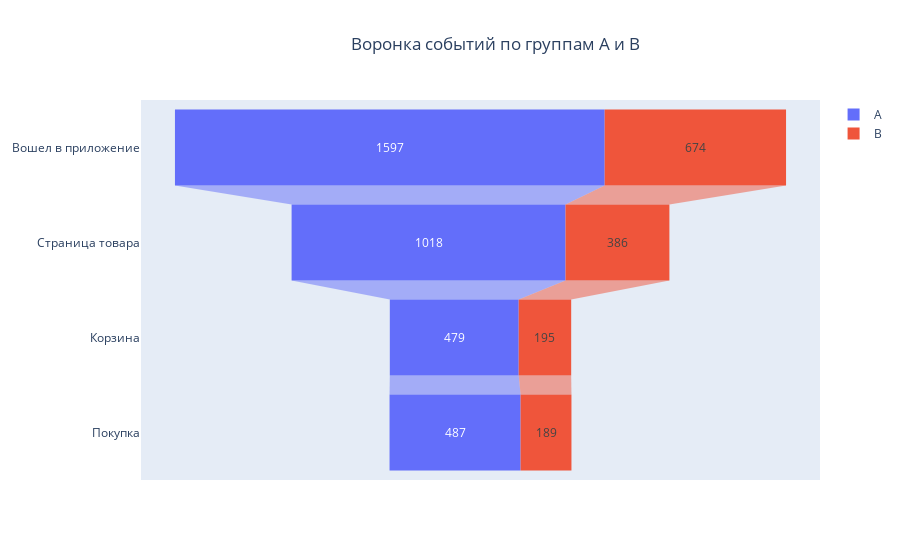

The cell this chart's notebook holds for it:
### Markdown cell above
**По исходным данным:**

### Code cell
old_funnel = funnels(old_events_and_profiles,old_groups)
display('Воронка по исходным данным:', old_funnel)

fig = go.Figure()
fig.update_layout(title={'text' :'Воронка событий по группам A и B', 'x':0.55, 'xanchor': 'center'})
for event in ['A', 'B']:    
    fig.add_trace(go.Funnel(
    name = event,
    y=['Вошел в приложение', 'Страница товара', 'Корзина', 'Покупка'],
    x=old_funnel[event]))
fig.show()

### Figure 1 — Plotly figure (JSON) as saved in the notebook; plotly's stock layout.template omitted (floating-point values rounded to 4 significant figures)
{"data": [{"name": "A", "type": "funnel", "x": [1597, 1018, 479, 487], "y": ["Вошел в приложение", "Страница товара", "Корзина", "Покупка"]}, {"name": "B", "type": "funnel", "x": [674, 386, 195, 189], "y": ["Вошел в приложение", "Страница товара", "Корзина", "Покупка"]}], "layout": {"title": {"text": "Воронка событий по группам A и B", "x": 0.55, "xanchor": "center"}}}
